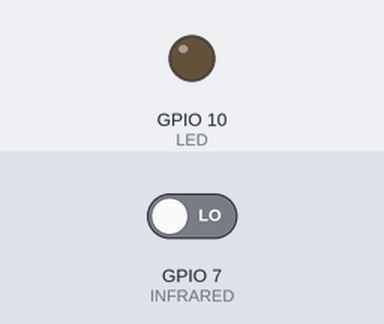
A program run on a simulated Raspberry Pi (BCM pin numbers). On the bench: output pins drawn as LEDs (lit = HIGH). The inputs (shaded band) are chosen by the test bench; at power-on: GPIO 7 (INFRARED) LOW.

Above: at 1.2 s.
1.3 s: GPIO 7 (INFRARED) driven HIGH
At 2.5 s:
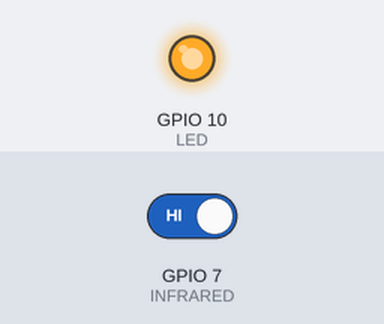
2.8 s: GPIO 7 (INFRARED) driven LOW
At 3.8 s:
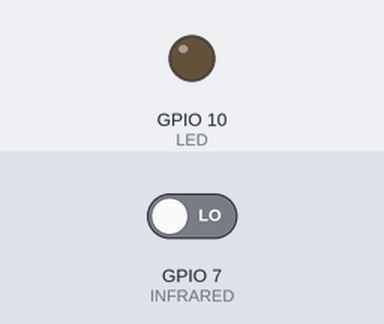
Timing chart, 0 to 5.8 s (numbered marks = the images above; inputs shaded):
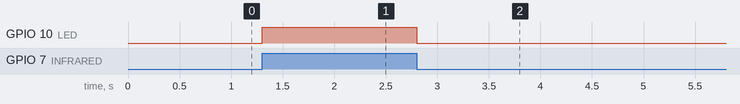

Measured:
- after the input at 1.3 s, GPIO 10 (LED): LOW → HIGH at once
- after the input at 2.8 s, GPIO 10 (LED): HIGH → LOW at once

The program:

pir_test.py
```python
import RPi.GPIO as GPIO

INFRARED=7
LED=10

GPIO.setmode(GPIO.BCM)
GPIO.setup(INFRARED, GPIO.IN)

GPIO.setup(LED, GPIO.OUT)

try:
    while True:
        if GPIO.input(INFRARED) == 1:

            GPIO.output(LED, True)
        else:

            GPIO.output(LED, False)
except :
    GPIO.cleanup()
    print("end")
```
